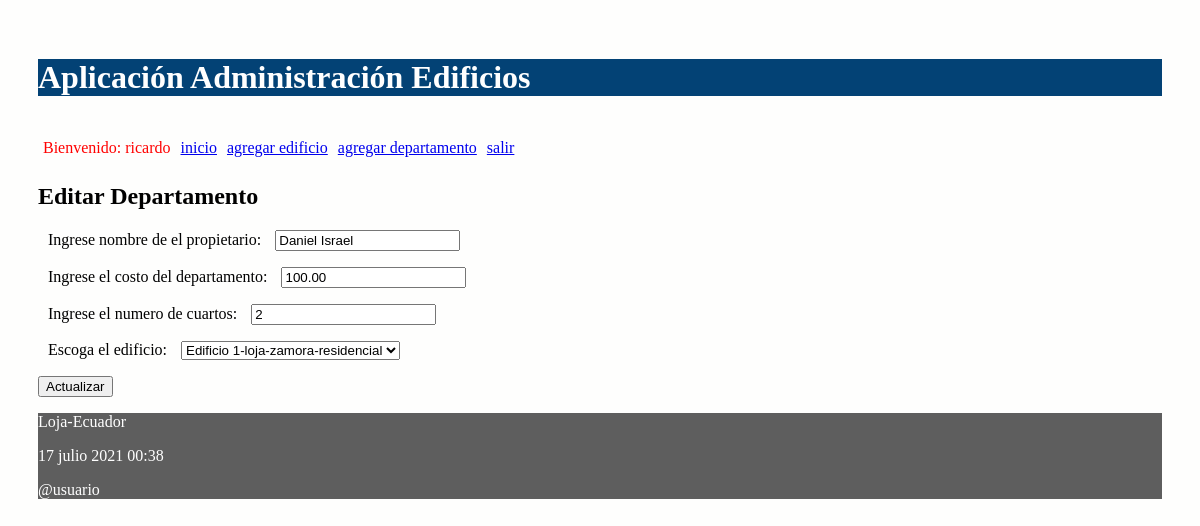
Page /editar/departamento/18 (signed in) on the committed database.
### administrativo/models.py (models this page shows, shortened)
class Departamento(models.Model):
    propietario = models.CharField("Nombre de propietario", max_length=30)
    costoDep = models.DecimalField("Costo de departamento", max_digits=100, decimal_places=2)
    numCuartos = models.IntegerField("Numero de cuartos")
    edificio = models.ForeignKey(Edificio, on_delete=models.CASCADE,
            related_name="departamentos")

### administrativo/views.py (the view)
# urls.py: path('editar/departamento/<int:id>', views.editar_departamento,
@login_required(login_url='/entrando/login/')
def editar_departamento(request, id):
    departamento = Departamento.objects.get(pk=id)
    if request.method=='POST':
        formulario = DepartamentoForm(request.POST, instance=departamento)
        print(formulario.errors)
        if formulario.is_valid():
            formulario.save()
            return redirect(index)
    else:
        formulario = DepartamentoForm(instance=departamento)
    diccionario = {'formulario': formulario}
    return render(request, 'editarDepartamento.html', diccionario)

### administrativo/forms.py (shortened to what this page needs)
class DepartamentoForm(ModelForm):
    class Meta:
        model = Departamento
        fields = ['propietario', 'costoDep', 'numCuartos',  'edificio']
        labels = {
            'propietario': _('Ingrese nombre de el propietario'),
            'costoDep': _('Ingrese el costo del departamento'),
            'numCuartos': _('Ingrese el numero de cuartos'),
            'edificio': _('Escoga el edificio'),
        }

### administrativo/models.py (called while the page is built)
    def __str__(self):
        return "%s-%s-%s-%s" % (self.nombre,
                self.direccion,
                self.ciudad,
                self.tipo)

### administrativo/templates/editarDepartamento.html (shortened to what this page needs)
{% extends "master.html" %}
{% block content %}
<h2>Editar Departamento</h3>
<form action="" method="post">
  {{formulario.as_p}}
  <p><input type='submit' value='Actualizar'/></p>
</form>
{% endblock %}

### administrativo/templates/master.html (shortened to what this page needs)
<!DOCTYPE html>
<html>
  <head>
    {% load static %}
    <link rel="stylesheet" type="text/css" href="{% static 'css/estilos.css' %}">
    <link rel="stylesheet" type="text/css" href="https://cdn.datatables.net/1.10.25/css/jquery.dataTables.min.css">
  </head>
  {% load account %}
  <body>
  <header>
    <h1>Aplicación Administración Edificios </h1>
    <nav class="top_menu">
      <ul>
        {% if user.is_authenticated %}
          <li> <span class="nombre_usuario"> Bienvenido: {{user.username}} </span></li>
        {% endif %}
        <li><a href="{% url 'index' %}">inicio</a></li>
        <li><a href="{% url 'crear_edificio' %}">agregar edificio</a></li>
        <li><a href="{% url 'crear_departamento' %}">agregar departamento</a></li>
        {% if user.is_authenticated %}
          <li><a href="{% url 'logout_view' %}">salir</a></li>
        {% else %}
          <li>[<a href="{% url 'login' %}">ingresar</a>]</li>
        {% endif %}
      </ul>
    </nav>
  </header>
  <section>
      {% block content %}{% endblock %}
  </section>
  {% include 'footer.html' %}
  </body>
</html>

### administrativo/static/css/estilos.css (style rules this page uses)
body { background: #FEFEFD; padding: 30px; }
header { background: #034275; color: rgb(255, 255, 255); }
.nombre_usuario { color: red; }
section { width: 100%; }
label { padding: 12px 10px; }
.top_menu ul { list-style:none; float:left; padding: 5px; width:95%; }
.top_menu ul li { float:left; margin-right:10px; margin-bottom:5px; text: #FFF; }

### rows in the picture
Departamento: propietario "Daniel Israel", costoDep "100.00", numCuartos "2", edificio "Edificio 1-loja-zamora-residencial"

### other values in the picture
{{ user.username }} "ricardo"
